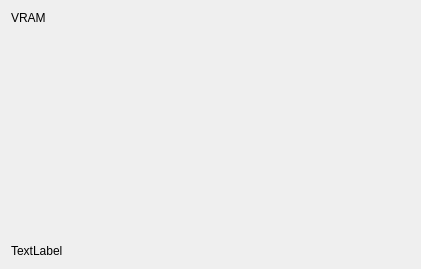
<?xml version="1.0" encoding="UTF-8"?>
<ui version="4.0">
 <class>GPUDebugVRAMDialog</class>
 <widget class="QDialog" name="GPUDebugVRAMDialog">
  <property name="geometry">
   <rect>
    <x>0</x>
    <y>0</y>
    <width>421</width>
    <height>269</height>
   </rect>
  </property>
  <property name="sizePolicy">
   <sizepolicy hsizetype="Fixed" vsizetype="Fixed">
    <horstretch>0</horstretch>
    <verstretch>0</verstretch>
   </sizepolicy>
  </property>
  <property name="minimumSize">
   <size>
    <width>421</width>
    <height>269</height>
   </size>
  </property>
  <property name="maximumSize">
   <size>
    <width>421</width>
    <height>269</height>
   </size>
  </property>
  <property name="windowTitle">
   <string>VRAM Viewer</string>
  </property>
  <layout class="QGridLayout" name="gridLayout">
   <item row="0" column="0">
    <widget class="QLabel" name="label">
     <property name="text">
      <string>VRAM</string>
     </property>
     <property name="alignment">
      <set>Qt::AlignmentFlag::AlignLeading|Qt::AlignmentFlag::AlignLeft|Qt::AlignmentFlag::AlignTop</set>
     </property>
    </widget>
   </item>
   <item row="1" column="0">
    <widget class="QLabel" name="label_2">
     <property name="text">
      <string>TextLabel</string>
     </property>
     <property name="alignment">
      <set>Qt::AlignmentFlag::AlignBottom|Qt::AlignmentFlag::AlignLeading|Qt::AlignmentFlag::AlignLeft</set>
     </property>
    </widget>
   </item>
  </layout>
 </widget>
 <resources/>
 <connections/>
</ui>
